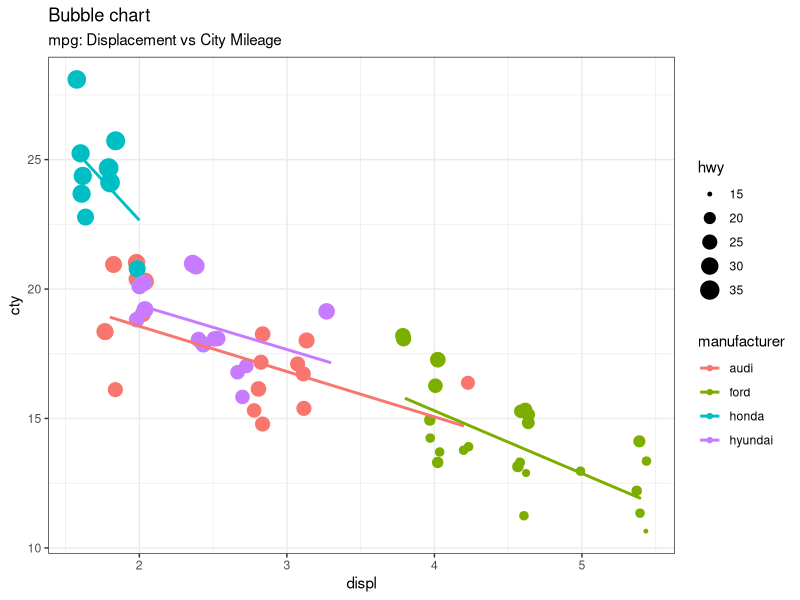

Generate this figure with R:
## ---- chunk 1

## ---- chunk 2
# load package and data
library(ggplot2)
data(mpg, package="ggplot2")
# mpg <- read.csv("http://goo.gl/uEeRGu")

mpg_select <- mpg[mpg$manufacturer %in% c("audi", "ford", "honda", "hyundai"), ]

# Scatterplot
theme_set(theme_bw())  # pre-set the bw theme.
g <- ggplot(mpg_select, aes(displ, cty)) + 
  labs(subtitle="mpg: Displacement vs City Mileage",
       title="Bubble chart")

g + geom_jitter(aes(col=manufacturer, size=hwy)) + 
  geom_smooth(aes(col=manufacturer), method="lm", se=F)
